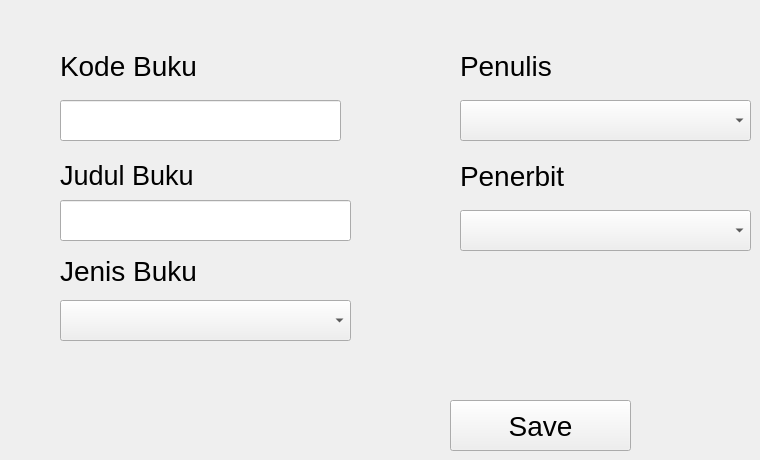
      <widget class="QWidget" name="tab_5">
       <attribute name="title">
        <string>Add New Book</string>
       </attribute>
       <widget class="QLineEdit" name="lineEdit_2">
        <property name="geometry">
         <rect>
          <x>60</x>
          <y>100</y>
          <width>281</width>
          <height>41</height>
         </rect>
        </property>
       </widget>
       <widget class="QLineEdit" name="lineEdit_3">
        <property name="geometry">
         <rect>
          <x>60</x>
          <y>200</y>
          <width>291</width>
          <height>41</height>
         </rect>
        </property>
       </widget>
       <widget class="QComboBox" name="comboBox_3">
        <property name="geometry">
         <rect>
          <x>60</x>
          <y>300</y>
          <width>291</width>
          <height>41</height>
         </rect>
        </property>
       </widget>
       <widget class="QComboBox" name="comboBox_4">
        <property name="geometry">
         <rect>
          <x>460</x>
          <y>100</y>
          <width>291</width>
          <height>41</height>
         </rect>
        </property>
       </widget>
       <widget class="QComboBox" name="comboBox_5">
        <property name="geometry">
         <rect>
          <x>460</x>
          <y>210</y>
          <width>291</width>
          <height>41</height>
         </rect>
        </property>
       </widget>
       <widget class="QPushButton" name="pushButton_7">
        <property name="geometry">
         <rect>
          <x>450</x>
          <y>400</y>
          <width>181</width>
          <height>51</height>
         </rect>
        </property>
        <property name="font">
         <font>
          <family>Segoe UI</family>
          <pointsize>21</pointsize>
         </font>
        </property>
        <property name="text">
         <string>Save</string>
        </property>
       </widget>
       <widget class="QLabel" name="label_3">
        <property name="geometry">
         <rect>
          <x>60</x>
          <y>160</y>
          <width>281</width>
          <height>31</height>
         </rect>
        </property>
        <property name="font">
         <font>
          <family>Segoe UI</family>
          <pointsize>20</pointsize>
         </font>
        </property>
        <property name="text">
         <string>Judul Buku</string>
        </property>
       </widget>
       <widget class="QLabel" name="label_4">
        <property name="geometry">
         <rect>
          <x>60</x>
          <y>50</y>
          <width>191</width>
          <height>31</height>
         </rect>
        </property>
        <property name="font">
         <font>
          <family>Segoe UI</family>
          <pointsize>21</pointsize>
         </font>
        </property>
        <property name="text">
         <string>Kode Buku</string>
        </property>
       </widget>
       <widget class="QLabel" name="label_6">
        <property name="geometry">
         <rect>
          <x>60</x>
          <y>250</y>
          <width>171</width>
          <height>41</height>
         </rect>
        </property>
        <property name="font">
         <font>
          <family>Segoe UI</family>
          <pointsize>21</pointsize>
         </font>
        </property>
        <property name="text">
         <string>Jenis Buku</string>
        </property>
       </widget>
       <widget class="QLabel" name="label_7">
        <property name="geometry">
         <rect>
          <x>460</x>
          <y>50</y>
          <width>131</width>
          <height>31</height>
         </rect>
        </property>
        <property name="font">
         <font>
          <family>Segoe UI</family>
          <pointsize>21</pointsize>
         </font>
        </property>
        <property name="text">
         <string>Penulis</string>
        </property>
       </widget>
       <widget class="QLabel" name="label_8">
        <property name="geometry">
         <rect>
          <x>460</x>
          <y>160</y>
          <width>151</width>
          <height>31</height>
         </rect>
        </property>
        <property name="font">
         <font>
          <family>Segoe UI</family>
          <pointsize>21</pointsize>
         </font>
        </property>
        <property name="text">
         <string>Penerbit</string>
        </property>
       </widget>
      </widget>
